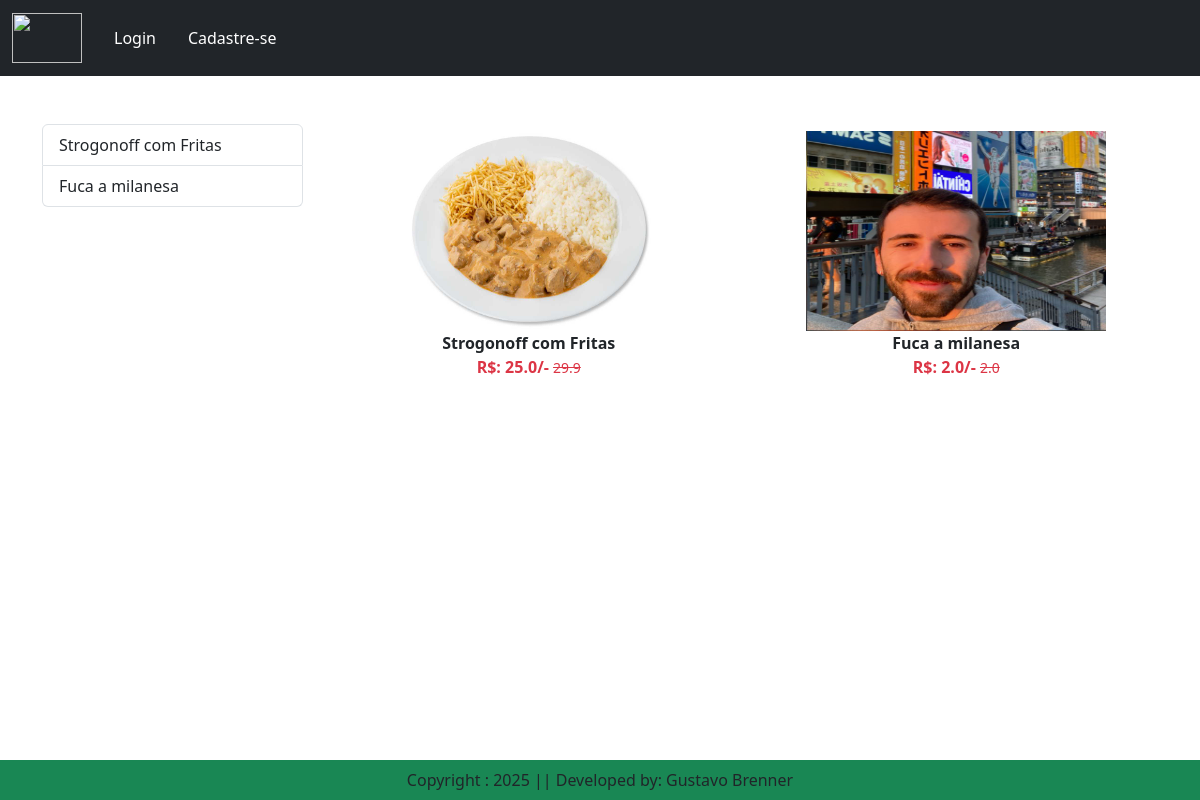
The app's page /category/PF with its own data.
### app/models.py (models this page shows, shortened)
class Product(models.Model):
    title = models.CharField(max_length=100)
    selling_price = models.FloatField()
    discounted_price = models.FloatField()
    description = models. TextField()
    composition = models.TextField(default = '')
    prodapp = models.TextField(default= '')
    category = models.CharField(choices = CATEGORY_CHOICES, max_length=2)
    product_image = models.ImageField(upload_to='product')

### app/views.py (the view)
# urls.py: path("category/<slug:val>", views.CategoryView.as_view(), name= "category"),
class CategoryView(View):
    def get(self, request, val):
        product = Product.objects.filter(category = val)
        title = Product.objects.filter(category = val).values('title')
        return render (request, "app/category.html", locals())

### app/templates/app/category.html (shortened to what this page needs)
{%extends 'app/base.html'%}
{%load static%}
{% block main-content %}
    <div class ="container my-5">
        <div class ="row">
            <div class ="col-sm-3">
                <div class="list-group">
                    {% for val in title %}
                    <a href="{%url 'category-title' val.title%}" class = "list-group-item list-group-item-action" aria-current ="true">
                        {{val.title}} </a>
                    {% endfor %}
                </div>
            </div>
            <div class ="col-sm-9">
                <div class = "row">
                    {% for prod in product %}
                        <div class ="col text-center mb-4">
                            <a href = "{%url 'product-detail' prod.id%}" class = "btn">
                            <div>
                                <img src ="{{prod.product_image.url}}" width = "300px" height = "200px"/>
                                <div class = "fw-bold">{{prod.title}}</div>
                                <div class = "fw-bold text-danger">
                                    R$: {{prod.discounted_price}}/-
                                    <small class = "fw-light text-decoration-line-through">{{prod.selling_price}}</small>
                                </div>
                            </div>
                            </a>
                        </div>
                    {% endfor %}
                </div>
            </div>
        </div>
    </div>
{% endblock main-content %}

### records on screen
Product: product_image (picture), title "Strogonoff com Fritas", discounted_price "25.0", selling_price "29.9"
Product: product_image (picture), title "Fuca a milanesa", discounted_price "2.0", selling_price "2.0"

### other values on screen
{{ val.title }} "Strogonoff com Fritas" "Fuca a milanesa"
